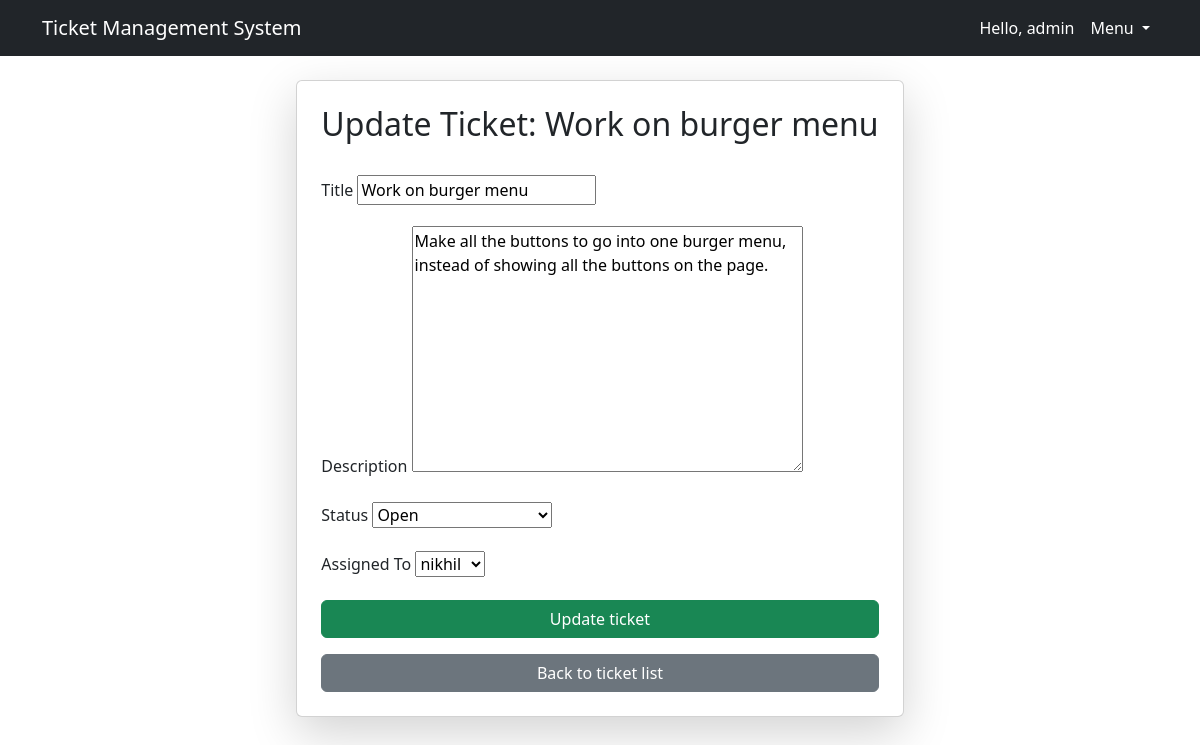
The page /bugs/update/2/ (signed in) on the database as committed earlier.
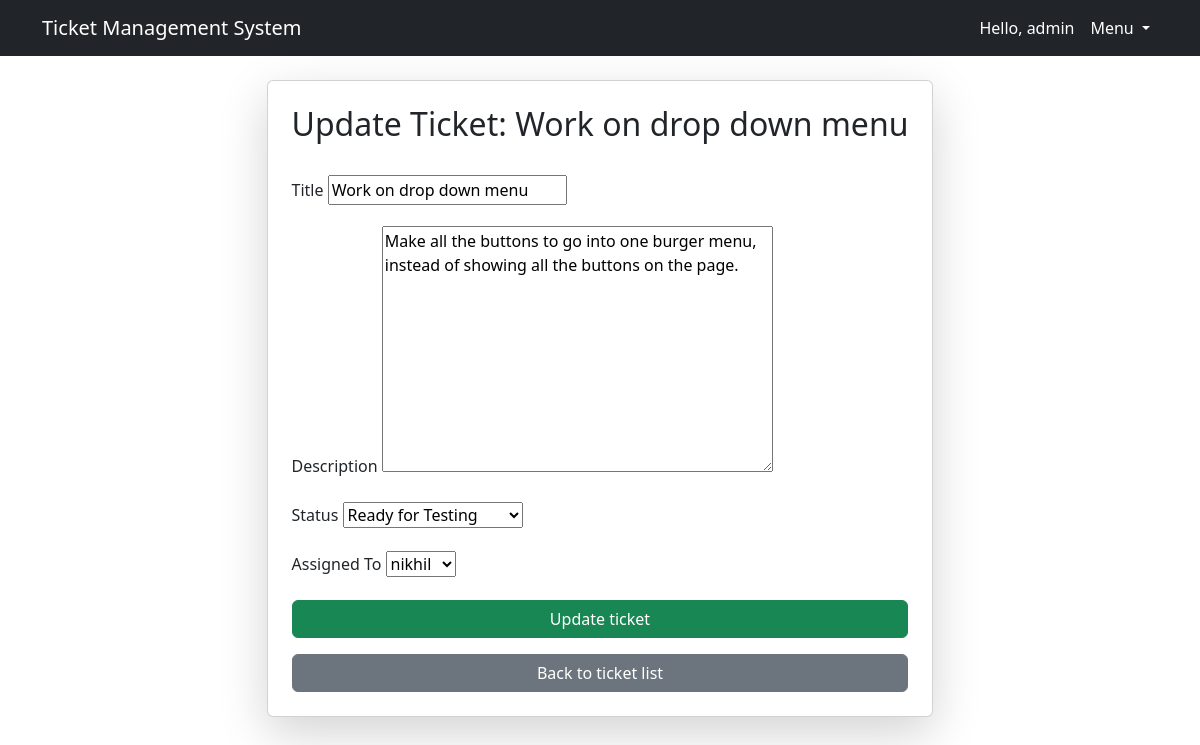
The same page on the database as committed later.
### tracker/models.py (models this page shows, shortened)
class Bug(models.Model):
    STATUS_CHOICES = [
        ('Open', 'Open'),
        ('In Progress', 'In Progress'),
        ('Ready for Testing', 'Ready for Testing'),
        ('Reopened', 'Reopened'),
        ('Moved to UAT', 'Moved to UAT'),
        ('Moved to Production', 'Moved to Production'),
        ('Resolved', 'Resolved'),
        ('Closed', 'Closed'),
    ]
    title = models.CharField(max_length=200)
    description = models.TextField()
    status = models.CharField(max_length=20, choices=STATUS_CHOICES, default='Open')
    created_at = models.DateTimeField(auto_now_add=True)
    assigned_to = models.ForeignKey(User, on_delete=models.SET_NULL, null=True, blank=True, related_name='assigned_to')
    modified_at = models.DateTimeField(auto_now=True)
    modified_by = models.ForeignKey(User, on_delete=models.SET_NULL, null=True, blank=True, related_name='modified_by')
    created_by = models.ForeignKey(User, on_delete=models.SET_NULL, null=True, blank=True, related_name='created_by')
    project = models.ForeignKey(Project, on_delete=models.CASCADE)

### tracker/views.py (the view)
# urls.py: path('bugs/update/<int:bug_id>/', views.update_bug, name='update_bug'),
@login_required
def update_bug(request, bug_id):
    bug = get_object_or_404(Bug, id=bug_id)
    if request.method == 'POST':
        form = BugUpdateForm(request.POST, instance=bug)
        if form.is_valid():
            bug = form.save(commit=False)
            bug.modified_by = request.user
            bug.save()
            messages.success(request, f"Bug '{bug.title}' updated successfully!")
            return redirect('bug_list')  # Redirect to the bug list or details page
        else:
            messages.error(request, "Error updating bug. Please check the form.")
    else:
        form = BugUpdateForm(instance=bug)
    return render(request, 'tracker/update_bug.html', {'form': form, 'bug': bug})

### tracker/forms.py
class BugUpdateForm(forms.ModelForm):
    class Meta:
        model = Bug
        fields = ['title', 'description', 'status', 'assigned_to']

### tracker/templates/tracker/update_bug.html (shortened to what this page needs)
{% extends 'tracker/base.html' %}
{% block content %}
<div class="container d-flex justify-content-center align-items-center vh-85">
    <div class="card p-4 shadow-lg" style="width: auto; max-width: Auto;">
        <div class="text-center mb-4">
            <h2 class="text-nowrap">Update Ticket: {{ bug.title }}</h2>
        </div>
        <form method="post">
            <div class="mb-3">
                <label for="id_title" class="form-label">Title</label>
                {{ form.title }}
            </div>
            <div class="mb-3">
                <label for="id_description" class="form-label">Description</label>
                {{ form.description }}
            </div>
            <div class="mb-3">
                <label for="id_status" class="form-label">Status</label>
                {{ form.status }}
            </div>
            <div class="mb-3">
                <label for="id_assigned_to" class="form-label">Assigned To</label>
                {{ form.assigned_to }}
            </div>
            <button type="submit" class="btn btn-success w-100">Update ticket</button>
        </form>
        <a href="{% url 'bug_list' %}" class="btn btn-secondary w-100 mt-3">Back to ticket list</a>
    </div>
</div>
{% endblock %}

Rows that differ between the two databases and show on the page:
changed Bug "nikhil": title "Work on burger menu" → "Work on drop down menu"; status "Open" → "Ready for Testing"
